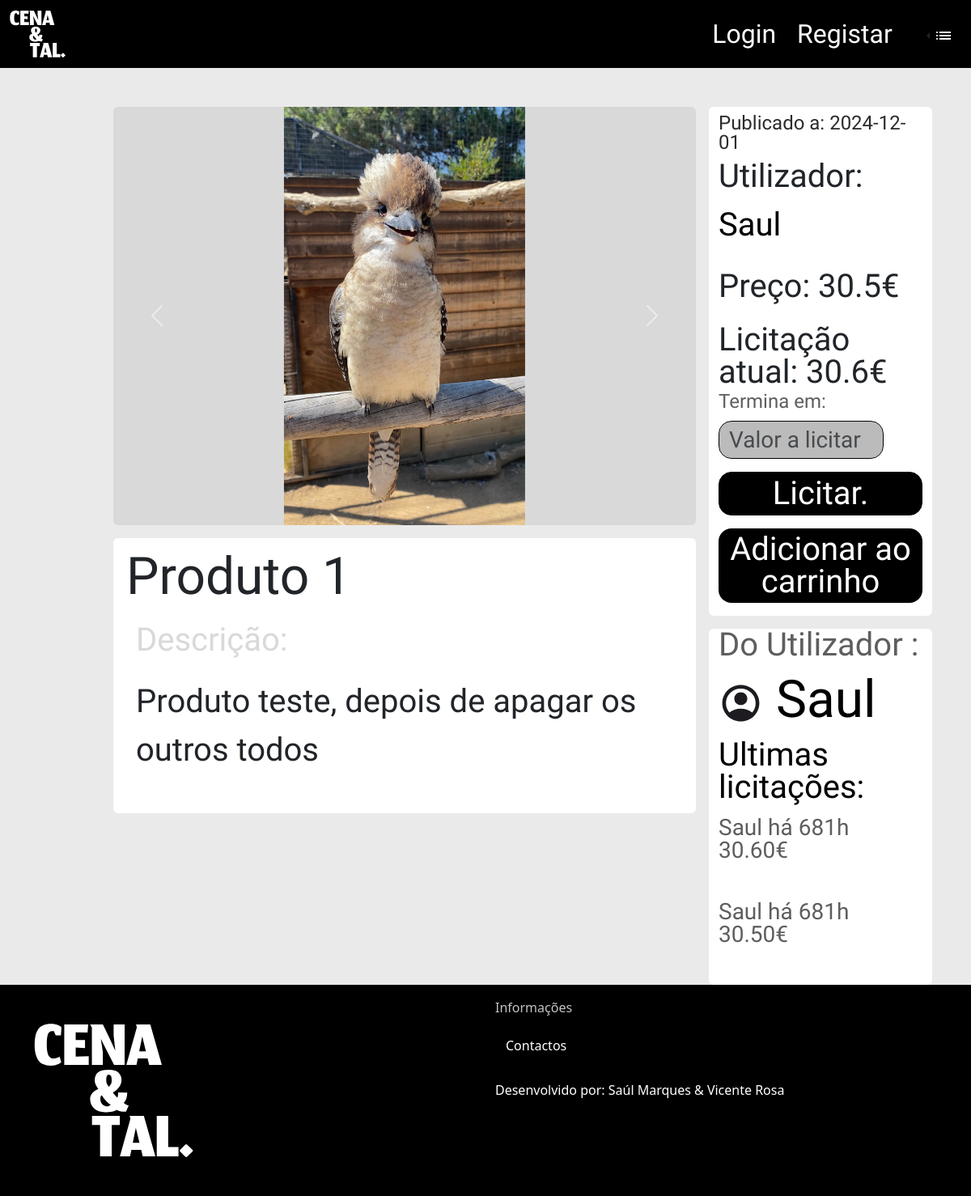
The app's page /pagina_produto.php?id=32 with its own data.
### tables this page shows
CREATE TABLE `produto_imagens` (
  `id` int(11) NOT NULL,
  `produto_id` int(11) NOT NULL,
  `image_path` varchar(255) NOT NULL
);

CREATE TABLE `produto` (
  `id` int(11) NOT NULL,
  `user_id` int(11) NOT NULL,
  `titulo` varchar(30) NOT NULL,
  `descricao` text NOT NULL,
  `preco` float NOT NULL,
  `imagem` varchar(80) DEFAULT NULL,
  `adicionado_a` date NOT NULL DEFAULT current_timestamp(),
  `visivel` tinyint(1) DEFAULT 1
);

CREATE TABLE `users` (
  `id` int(11) NOT NULL,
  `username` varchar(30) NOT NULL,
  `password` varchar(78) NOT NULL,
  `email` varchar(30) NOT NULL,
  `imagem` varchar(255) DEFAULT 'imgs/icons/account_circle.svg',
  `localidade` varchar(255) DEFAULT NULL,
  `cidade` varchar(150) DEFAULT NULL,
  `cp` varchar(7) DEFAULT NULL,
  `telemovel` int(16) DEFAULT NULL,
  `biografia` text DEFAULT NULL,
  `data` date NOT NULL DEFAULT current_timestamp()
);

CREATE TABLE `bids` (
  `id` int(11) NOT NULL,
  `produto_id` int(11) NOT NULL,
  `user_id` int(11) NOT NULL,
  `valor` float NOT NULL,
  `licitado_a` timestamp NOT NULL DEFAULT current_timestamp(),
  `timestamp` datetime DEFAULT current_timestamp()
);

### pagina_produto.php (the view, shortened to what this page needs)
<?php
include 'includes/db.php';
if (isset($_GET['id'])) {
    $productId = $_GET['id'];
    $sql = "SELECT p.*, u.username,u.id,u.imagem, pi.image_path
            FROM produto p
            JOIN users u ON p.user_id = u.id
            LEFT JOIN produto_imagens pi ON p.id = pi.produto_id
            WHERE p.id = ?";
    $stmt = $conn->prepare($sql);
    $stmt->bind_param("i", $productId);
    $stmt->execute();
    $result = $stmt->get_result();
    $product = $result->fetch_assoc();
    $images_query = $conn->prepare("SELECT image_path FROM produto_imagens WHERE produto_id = ?");
    $images_query->bind_param("i", $productId);
    $images_query->execute();
    $images_result = $images_query->get_result();
    $bid_query = $conn->prepare("SELECT MAX(valor) AS maior_valor FROM bids WHERE produto_id = ?");
    $bid_query->bind_param("i", $productId);
    $bid_query->execute();
    $bid_result = $bid_query->get_result();
    $bid_data = $bid_result->fetch_assoc();
    $maior_valor = $bid_data['maior_valor'] ?? 0;
    $bid_history_query = $conn->prepare("
    SELECT b.valor, b.licitado_a, u.username
    FROM bids b
    JOIN users u ON b.user_id = u.id
    WHERE b.produto_id = ?
    ORDER BY b.licitado_a DESC
    ");
    $bid_history_query->bind_param("i", $productId);
    $bid_history_query->execute();
    $bid_history_result = $bid_history_query->get_result();
} else {
  header("Location: logica/error.php");
    exit;
}
?>
<!DOCTYPE html>
<html lang="en">
<head>
    <link rel="stylesheet" href="css/bootstrap.min.css">
    <link rel="stylesheet" href="css/fonts/customfonts.css">
</head>
<body style="background-color: #EAEAEA;">
<?php include 'includes/navbar.php' ?>
  <div class="row ms-5 mt-5 me-5">
    <div class="col-1 d-none d-lg-block">
    </div>
    <div class="col">
        <div class="row rounded" style="background-color: #D9D9D9; height: 517px;">
            <div id="productCarousel" class="carousel slide" data-bs-ride="carousel">
                <div class="carousel-inner">
                    <?php
                    $active = "active";
                    while ($image = $images_result->fetch_assoc()):
                    ?>
                        <div class="carousel-item text-center <?php echo $active; ?>">
                          <img src="<?php echo htmlspecialchars($image['image_path']); ?>" alt="Product Image" style="height: 517px;width:100%; object-fit: contain;">
                        </div>
                    <?php
                    $active = "";
                    endwhile;
                    ?>
                </div>
                <button class="carousel-control-prev" type="button" data-bs-target="#productCarousel" data-bs-slide="prev">
                    <span class="carousel-control-prev-icon" aria-hidden="true"></span>
                </button>
                <button class="carousel-control-next" type="button" data-bs-target="#productCarousel" data-bs-slide="next">
                    <span class="carousel-control-next-icon" aria-hidden="true"></span>
                </button>
            </div>
        </div>
        <div class="row rounded mt-3 mb-5" style="background-color: white;">
                <p class="jomhuria-regular fs-custom ms-3 mb-0 g-0">
                    <?php echo htmlspecialchars($product['titulo']); ?>
                </p>
                <p class="jomhuria-regular ms-3 fs-1 mt-0" style="color: #D9D9D9;">
                    Descrição:
                </p>
                <p class="jomhuria-regular fs-1 ms-3 mb-5"><?php echo htmlspecialchars($product['descricao']); ?></p>
        </div>
    </div>
    <div class="col-3 d-none d-lg-block ms-3">
      <div class="row rounded" style="background-color: white;">
        <div class="col">
          <p class="jomhuria-regular fs-4 g-0 mb-0 mt-2" style="line-height: 1; color: #2C2C2C;">
            Publicado a: <?php echo htmlspecialchars($product['adicionado_a']);?>
          </p>
          <p class="jomhuria-regular fs-1">
            Utilizador:
          <a href="pagina_utilizador_guest.php?user_id=<?php echo htmlspecialchars($product['id']); ?>" class="jomhuria-regular fs-1" style="text-decoration: none; color:#000000">
              <?php echo htmlspecialchars($product['username']); ?>
          </a>
          </p>
            <p class="jomhuria-regular fs-1">
                Preço: <?php echo htmlspecialchars($product['preco']); ?>€
            </p>
          <p class="jomhuria-regular fs-1" style="line-height: 1;">
          Licitação atual: <?php echo htmlspecialchars($maior_valor); ?>€
          </p>
          <p class="jomhuria-regular fs-4 g-0 mb-0 mt-2" style="line-height: 0; color: #5E5E5E;">
            Termina em:
          </p>
          <br>
          <form method="POST">
          <div class="input-group">
            <input type="text" class="form-control rounded-4 border-1 jomhuria-regular fs-3 align-self-center me-5" id="bid" min="<?php echo $maior_valor + 0.01; ?>" style="background-color: #BBBBBB; line-height: 0; border-color: black;" placeholder="Valor a licitar" name="bid">
          </div>
          <button type="submit" class="btn rounded-4 border-1 jomhuria-regular fs-1 align-self-center me-5 mt-3" style="background-color: #000000; border-color: black; width: 100%; line-height: 1;color:white">
            Licitar.
          </button>
          </form>
          <form method="POST">
            <button type="submit" name="add_carrinho" class="btn rounded-4 border-0 jomhuria-regular fs-1 align-self-center me-5 mb-3 mt-3" style="background-color: #000000; width: 100%; line-height: 1; color: white;">
              Adicionar ao carrinho
            </button>
          </form>
        </div>
      </div>
      <div class="row rounded mt-3" style="background-color: white;">
        <div class="col">
          <p class="jomhuria-regular fs-1" style="line-height: 1; color: #5E5E5E;">
            Do Utilizador :
          </p>
          <p class="jomhuria-regular fs-custom" style="line-height: 1; color: #000000;">
            <img src="<?php echo htmlspecialchars($product['imagem']); ?>" alt="">
            <a href="pagina_utilizador_guest.php?user_id=<?php echo htmlspecialchars($product['id']); ?>" style="text-decoration:none; color: black">
              <?php echo htmlspecialchars($product['username']); ?>
            </a>
          </p>
          <p class="jomhuria-regular fs-1" style="line-height: 1; color: #000000;">
            Ultimas licitações:
          </p>
          <?php while ($bid = $bid_history_result->fetch_assoc()): ?>
            <p class="jomhuria-regular fs-3 mb-5" style="line-height: 1; color: #5E5E5E;">
                <?php echo htmlspecialchars($bid['username']); ?>
                <?php
                    $timeElapsed = time() - strtotime($bid['licitado_a']);
                    if ($timeElapsed < 3600) {
                        $minutesElapsed = floor($timeElapsed / 60);
                        echo "há {$minutesElapsed}m";
                    } else {
                        $hoursElapsed = floor($timeElapsed / 3600);
                        echo "há {$hoursElapsed}h";
                    }
                ?>
                <?php echo number_format($bid['valor'], 2); ?>€
            </p>
          <?php endwhile; ?>
        </div>
      </div>
    </div>
  </div>
</body>
</html>

### records on screen
produto_imagens: image_path (picture)
produto: titulo "Produto 1", descricao "Produto teste, depois de apagar os outros todos", adicionado_a "2024-12-01", preco "30.5"
users: username "Saul", imagem (picture)
bids: user.username "Saul", valor "30.60"
bids: user.username "Saul", valor "30.50"

### other values on screen
$maior_valor "30.6"
